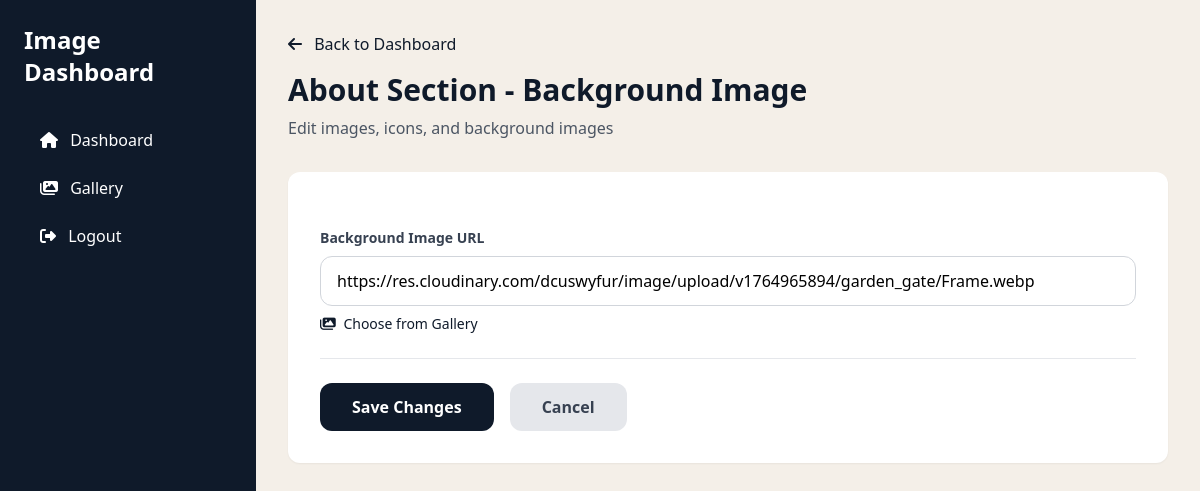
The app's page /dashboard/section/4/edit/ (signed in), older data.
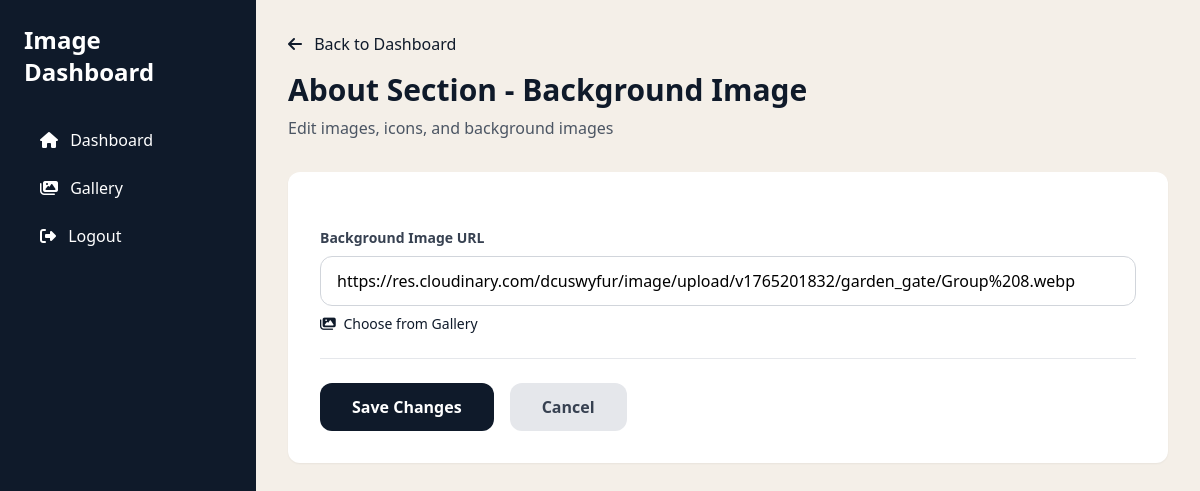
The same page, newer data.
### myApp/models.py (models this page shows, shortened)
class SectionImage(models.Model):
    section_name = models.CharField(max_length=100, unique=True, help_text="Internal name for the section (e.g., 'hero_background', 'about_image')")
    display_name = models.CharField(max_length=200, help_text="Display name shown in dashboard")
    image_url = models.URLField(blank=True, null=True, help_text="Image URL")
    image_alt = models.CharField(max_length=200, blank=True, help_text="Alt text for the image")
    icon_url = models.URLField(blank=True, null=True, help_text="Icon URL (if applicable)")
    background_image_url = models.URLField(blank=True, null=True, help_text="Background image URL (if applicable)")
    updated_at = models.DateTimeField(auto_now=True)
    class Meta:
        ordering = ['display_name']
        verbose_name = "Section Image"
        verbose_name_plural = "Section Images"

### myApp/dashboard_views.py (the view, shortened to what this page needs)
# urls.py: path('section/<int:section_id>/edit/', dashboard_views.section_image_edit, name='section_edit'),
@login_required
def section_image_edit(request, section_id):
    section = get_object_or_404(SectionImage, id=section_id)
    return render(request, 'myApp/dashboard/section_edit.html', {
        'section': section
    })

### myApp/templates/myApp/dashboard/section_edit.html (shortened to what this page needs)
{% extends "myApp/dashboard/base.html" %}
{% load static %}
{% block content %}
<div class="mb-8">
    <a href="{% url 'dashboard:index' %}" class="text-navy hover:underline mb-4 inline-block">
        <i class="fas fa-arrow-left mr-2"></i> Back to Dashboard
    </a>
    <h2 class="text-3xl font-bold text-navy mb-2">{{ section.display_name }}</h2>
    <p class="text-gray-600">Edit images, icons, and background images</p>
</div>
<form method="post" class="bg-white rounded-xl shadow-sm p-8 space-y-6">
    {% if 'background' in section.section_name %}
        <div>
            <label class="block text-sm font-semibold text-gray-700 mb-2">Background Image URL</label>
            <input type="url" name="background_image_url" id="field_background_image_url" value="{{ section.background_image_url|default:'' }}"
                   placeholder="https://res.cloudinary.com/..."
                   class="w-full px-4 py-3 border border-gray-300 rounded-xl focus:border-navy focus:outline-none focus:ring-2 focus:ring-navy/20">
            <p class="text-sm text-gray-500 mt-2">
                <button type="button" onclick="openImagePickerModal('field_background_image_url')"
                        class="text-navy hover:underline">
                    <i class="fas fa-images mr-1"></i> Choose from Gallery
                </button>
            </p>
        </div>
    {% endif %}
    <div class="flex gap-4 pt-6 border-t">
        <button type="submit" class="bg-navy text-white px-8 py-3 rounded-xl font-semibold hover:bg-navy/90 transition">
            Save Changes
        </button>
        <a href="{% url 'dashboard:index' %}" class="bg-gray-200 text-gray-700 px-8 py-3 rounded-xl font-semibold hover:bg-gray-300 transition">
            Cancel
        </a>
    </div>
</form>
{% endblock %}

Row changes from the older to the newer data that the page shows:
changed SectionImage "About Section - Background Image": background_image_url "https://res.cloudinary.com/dcuswyfur/image/upload/v1764965894/garden_gate/Frame.webp" → "https://res.cloudinary.com/dcuswyfur/image/upload/v1765201832/garden_gate/Group%208.webp"
